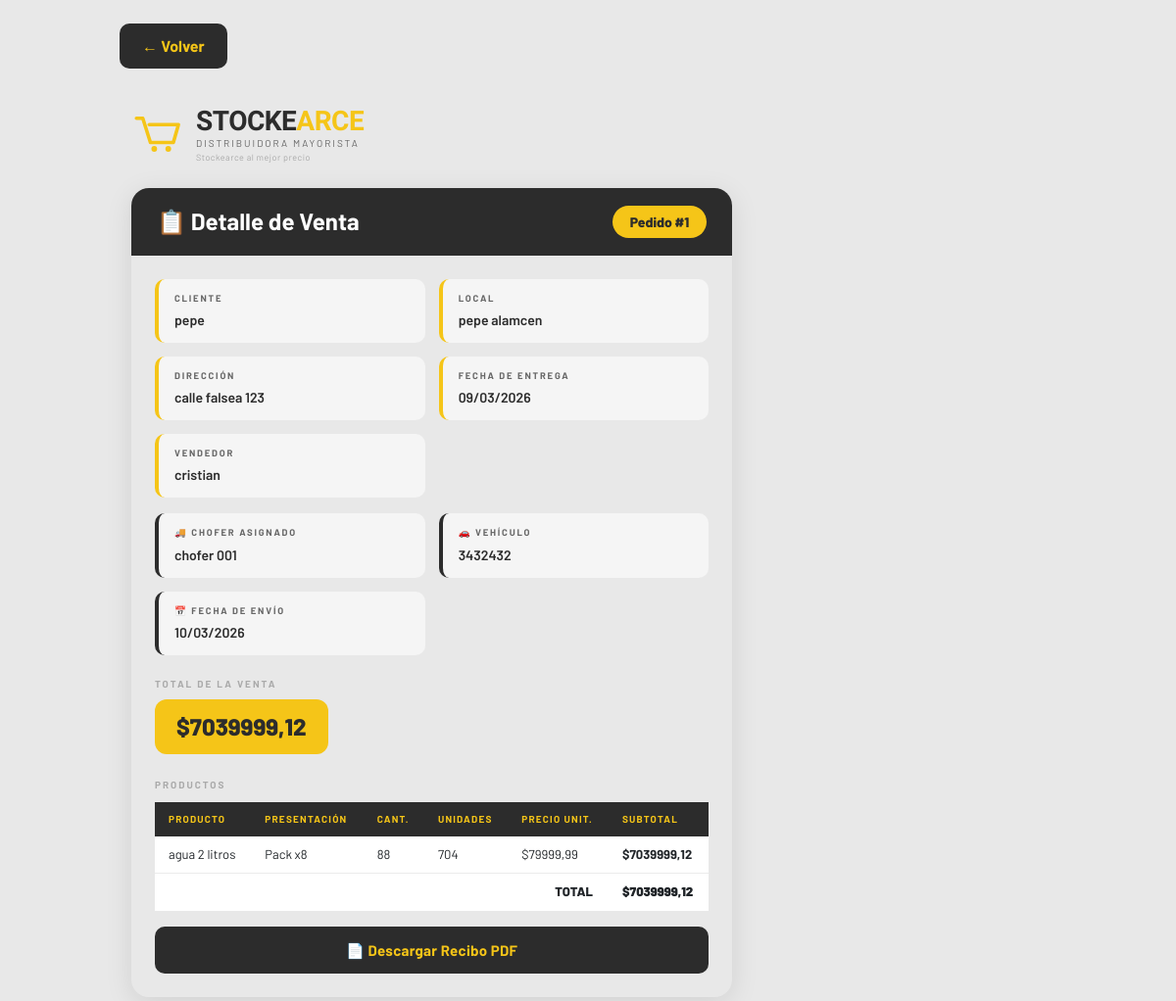
The page /ventas/detalle/1/ (signed in) on the database its author committed.
### stock/models.py (models this page shows, shortened)
class Ventas(models.Model):
    ESTADO_CHOICES = [
        ('pendiente', 'Pendiente'),
        ('confirmada', 'Confirmada'),
        ('enviada', 'Enviada'),      # Aquí se descuenta stock
        ('entregada', 'Entregada'),
        ('cancelada', 'Cancelada'),
    ]
    METODO_PAGO_CHOICES = [
        ('efectivo', 'Efectivo'),
        ('transferencia', 'Transferencia'),
        ('tarjeta_credito', 'Tarjeta de Crédito'),
        ('tarjeta_debito', 'Tarjeta de Débito'),
        ('cuenta_corriente', 'Cuenta Corriente'),
    ]
    usuario_creador = models.ForeignKey(
        User,
        on_delete=models.SET_NULL,
        null=True,
        blank=True,
        related_name='ventas_creadas',
        verbose_name="Usuario creador"
    )
    cliente = models.ForeignKey(
        'Cliente',
        on_delete=models.CASCADE,
        verbose_name="Cliente"
    )
    chofer = models.ForeignKey(
        'Chofer',
        on_delete=models.SET_NULL,
        null=True,
        blank=True,
        verbose_name="Chofer Asignado"
    )
    fecha_envio_programada = models.DateField(
        blank=True,
        null=True,
        verbose_name="Fecha Programada de Envío"
    )
    hora_envio_programada = models.TimeField(
        blank=True,
        null=True,
        verbose_name="Hora Programada de Envío"
    )
    fecha_creacion = models.DateTimeField(
        auto_now_add=True,
        verbose_name="Fecha de Creación"
    )
    fecha_envio = models.DateTimeField(
        blank=True,
        null=True,
        verbose_name="Fecha Real de Envío"
    )
    estado = models.CharField(
        max_length=20,
        choices=ESTADO_CHOICES,
        default='pendiente',
        verbose_name="Estado"
    )
    metodo_pago = models.CharField(
        max_length=30,
        choices=METODO_PAGO_CHOICES,
        default='efectivo',
        verbose_name="Método de Pago"
    )
    valor_total = models.DecimalField(
        max_digits=10,
        decimal_places=2,
        default=0,
        verbose_name="Valor Total"
    )
    notas = models.TextField(
        blank=True,
        null=True,
        verbose_name="Notas"
    )
    class Meta:
        verbose_name = "Venta"
        verbose_name_plural = "Ventas"
        ordering = ['-fecha_creacion']

class Cliente(models.Model):
    usuario = models.OneToOneField(
        settings.AUTH_USER_MODEL,
        on_delete=models.CASCADE,
        related_name='cliente'
    )
    nombre_completo = models.CharField(max_length=200, verbose_name="Nombre y Apellido")
    nombre_local = models.CharField(max_length=200, blank=True, null=True, verbose_name="Nombre del Local")
    cuil = models.CharField(
        max_length=13,
        blank=True,
        null=True,
        verbose_name="CUIL/CUIT",
        unique=True
    )
    email = models.EmailField(unique=True, blank=True, null=True)
    telefono = models.CharField(max_length=20, blank=True, null=True)
    direccion = models.TextField(blank=True, null=True)
    fecha_registro = models.DateTimeField(auto_now_add=True)

class Chofer(models.Model):
    nombre_completo = models.CharField(max_length=200, verbose_name="Nombre Completo")
    telefono = models.CharField(max_length=20)
    vehiculo = models.CharField(max_length=100, verbose_name="Vehículo/Patente")
    pin = models.CharField(
        max_length=6,
        verbose_name="PIN",
        help_text="PIN numérico del chofer"
    )
    activo = models.BooleanField(default=True, verbose_name="Activo")
    notas = models.TextField(blank=True, null=True, verbose_name="Notas/Descripción")
    fecha_registro = models.DateTimeField(auto_now_add=True)
    class Meta:
        verbose_name = "Chofer"
        verbose_name_plural = "Choferes"
        ordering = ['nombre_completo']

class DetalleVenta(models.Model):
    venta = models.ForeignKey(Ventas, on_delete=models.CASCADE, related_name='detalles')
    producto = models.ForeignKey(Producto, on_delete=models.CASCADE)
    presentacion = models.ForeignKey(
        PresentacionProducto,
        on_delete=models.SET_NULL,
        null=True,
        blank=True,
        verbose_name="Presentación"
    )
    cantidad = models.PositiveIntegerField()  # Cantidad de esa presentación
    precio_unitario = models.DecimalField(max_digits=10, decimal_places=2)
    subtotal = models.DecimalField(max_digits=10, decimal_places=2)
    @property
    def unidades_totales_descontadas(self):
        if self.presentacion:
            return self.cantidad * self.presentacion.cantidad_unidades
        return self.cantidad

class Producto(models.Model):
    nombre = models.CharField(max_length=100)
    tipo = models.ForeignKey(TipoProducto, on_delete=models.CASCADE)
    cantidad = models.IntegerField(default=0)
    valor = models.DecimalField(max_digits=10, decimal_places=2)
    valor_compra = models.DecimalField(
        max_digits=10,
        decimal_places=2,
        verbose_name="Precio de Compra",
        default=0.00  # Valor por defecto
    )
    umbral_alerta = models.PositiveIntegerField(
        default=5,
        verbose_name="Stock Mínimo de Alerta"
    )
    fecha_modificacion = models.DateTimeField(auto_now=True)

class PresentacionProducto(models.Model):
    producto = models.ForeignKey(
        Producto,
        on_delete=models.CASCADE,
        related_name='presentaciones'
    )
    nombre = models.CharField(
        max_length=100,
        verbose_name="Nombre de Presentación",
        help_text="Ej: Unidad, Pack x6, Pack x8, Caja x24"
    )
    cantidad_unidades = models.PositiveIntegerField(
        verbose_name="Cantidad de Unidades",
        help_text="Cuántas unidades de stock representa esta presentación"
    )
    precio_venta = models.DecimalField(
        max_digits=10,
        decimal_places=2,
        verbose_name="Precio de Venta"
    )
    precio_compra = models.DecimalField(
        max_digits=10,
        decimal_places=2,
        default=0.00,
        verbose_name="Precio de Compra"
    )
    activo = models.BooleanField(default=True)
    class Meta:
        verbose_name = "Presentación de Producto"
        verbose_name_plural = "Presentaciones de Producto"
        unique_together = ('producto', 'nombre')

### stock/views.py (the view)
# urls.py: path('ventas/detalle/<int:venta_id>/', views.detalle_venta, name='detalle_venta'),
@login_required
def detalle_venta(request, venta_id):
    venta    = get_object_or_404(Ventas, id=venta_id)
    detalles = venta.detalles.select_related('producto', 'presentacion').all()
    choferes = Chofer.objects.filter(activo=True).order_by('nombre_completo')
    return render(request, 'ventas/detalle_venta.html', {
        'venta': venta,
        'detalles': detalles,
        'choferes': choferes
    })

### stock/templates/ventas/detalle_venta.html (shortened to what this page needs)
{% load static %}
<!DOCTYPE html>
<html lang="es">
<head>
    <link href="https://cdn.jsdelivr.net/npm/bootstrap@5.3.0/dist/css/bootstrap.min.css" rel="stylesheet">
</head>
<body>
<div class="container py-4" style="max-width:980px;">
    <a href="{% url 'asignar_envios_pendientes' %}" class="btn mb-3" style="background:#2c2c2c; color:#F5C518; font-weight:700; border-radius:10px; padding:10px 22px;">
        ← Volver
    </a>
    <div class="logo-wrapper mb-4">
<div class="container py-4" style="max-width:980px;">
    <div class="logo-wrapper mb-4">
        <div class="logo-carrito">
            <svg viewBox="0 0 80 80" fill="none" xmlns="http://www.w3.org/2000/svg">
                <path d="M8 12h10l12 38h36l8-28H28" stroke="#F5C518" stroke-width="5.5" stroke-linecap="round" stroke-linejoin="round"/>
                <circle cx="36" cy="60" r="4.5" fill="#F5C518"/>
                <circle cx="58" cy="60" r="4.5" fill="#F5C518"/>
            </svg>
        </div>
        <div class="logo-texto">
            <div class="nombre">STOCKE<span>ARCE</span></div>
            <div class="sub">Distribuidora Mayorista</div>
            <div class="tag">Stockearce al mejor precio</div>
        </div>
    </div>
    <div class="row g-4">
        <div class="col-md-8">
            <div class="card-main">
                <div class="encabezado">
                    <h4>📋 Detalle de Venta</h4>
                    <span class="badge-pedido">Pedido #{{ venta.id }}</span>
                </div>
                <div class="p-4">
                    <div class="info-grid">
                        <div class="info-box">
                            <label>Cliente</label>
                            <span id="dato-cliente">{{ venta.cliente.nombre_completo }}</span>
                        </div>
                        {% if venta.cliente.nombre_local %}
                        <div class="info-box">
                            <label>Local</label>
                            <span id="dato-local">{{ venta.cliente.nombre_local }}</span>
                        </div>
                        {% endif %}
                        <div class="info-box">
                            <label>Dirección</label>
                            <span id="dato-direccion">{{ venta.cliente.direccion|default:"Sin dirección" }}</span>
                        </div>
                        <div class="info-box">
                            <label>Fecha de Entrega</label>
                            <span id="dato-fecha">{{ venta.fecha_creacion|date:"d/m/Y" }}</span>
                        </div>
                        <div class="info-box">
                            <label>Vendedor</label>
                            <span id="dato-vendedor">{{ venta.usuario_creador.username|default:"N/A" }}</span>
                        </div>
                    </div>
                    {% if venta.chofer %}
                    <div class="info-grid" style="margin-top:-6px;">
                        <div class="info-box" style="border-left-color:#2c2c2c;">
                            <label>🚚 Chofer Asignado</label>
                            <span id="dato-chofer">{{ venta.chofer.nombre_completo }}</span>
                        </div>
                        <div class="info-box" style="border-left-color:#2c2c2c;">
                            <label>🚗 Vehículo</label>
                            <span id="dato-vehiculo">{{ venta.chofer.vehiculo }}</span>
                        </div>
                        <div class="info-box" style="border-left-color:#2c2c2c;">
                            <label>📅 Fecha de Envío</label>
                            <span id="dato-fecha-envio">{{ venta.fecha_envio_programada|date:"d/m/Y"|default:"Sin fecha" }}</span>
                        </div>
                    </div>
                    {% endif %}
                    <div class="mb-4">
                        <div style="font-size:10px; font-weight:700; letter-spacing:2px; text-transform:uppercase; color:#aaa; margin-bottom:8px;">Total de la venta</div>
                        <div class="total-pill">$<span id="dato-total">{{ venta.valor_total }}</span></div>
                    </div>
                    <div style="font-size:10px; font-weight:700; letter-spacing:2px; text-transform:uppercase; color:#aaa; margin-bottom:10px;">Productos</div>
                    <table class="table tabla-prod" id="tabla-productos">
                        <thead>
                            <tr>
                                <th>Producto</th>
                                <th>Presentación</th>
                                <th>Cant.</th>
                                <th>Unidades</th>
                                <th>Precio Unit.</th>
                                <th>Subtotal</th>
                            </tr>
                        </thead>
                        <tbody>
                            {% for detalle in detalles %}
                            <tr class="fila-producto"
                                data-nombre="{{ detalle.producto.nombre }}"
                                data-presentacion="{{ detalle.presentacion.nombre|default:'Unidad' }}"
                                data-cantidad="{{ detalle.cantidad }}"
                                data-unidades="{{ detalle.unidades_totales_descontadas }}"
                                data-precio="{{ detalle.precio_unitario }}"
                                data-subtotal="{{ detalle.subtotal }}">
                                <td>{{ detalle.producto.nombre }}</td>
                                <td>{{ detalle.presentacion.nombre|default:"Unidad" }}</td>
                                <td>{{ detalle.cantidad }}</td>
                                <td>{{ detalle.unidades_totales_descontadas }}</td>
                                <td>${{ detalle.precio_unitario }}</td>
                                <td><strong>${{ detalle.subtotal }}</strong></td>
                            </tr>
                            {% endfor %}
                            <tr class="fila-total">
                                <td colspan="5" class="text-end pe-3">TOTAL</td>
                                <td><strong>${{ venta.valor_total }}</strong></td>
                            </tr>
                        </tbody>
                    </table>
                    <div class="d-grid mt-3">
                        <button type="button" class="btn btn-pdf" id="btnGenerarPDF">
                            📄 Descargar Recibo PDF
                        </button>
                    </div>
                </div>
            </div>
        </div>
        <div class="col-md-4">
        </div>
    </div>
</div>
</body>
</html>

### stock/templates/ventas/detalle_venta.html (style rules this page uses)
:root { --amarillo: #F5C518; --gris-oscuro: #2c2c2c; --gris-medio: #666; --gris-claro: #f5f5f5; }
body { font-family: 'Barlow', sans-serif; background: #e8e8e8; }
.logo-wrapper { display: flex; align-items: center; gap: 14px; }
.logo-carrito svg { width: 52px; height: 52px; }
.logo-texto .nombre { font-family: 'Barlow Condensed', sans-serif; font-weight: 800; font-size: 28px; line-height: 1; color: var(--gris-oscuro); letter-spacing: -0.5px; }
.logo-texto .nombre span { color: var(--amarillo); }
.logo-texto .sub { font-size: 10px; letter-spacing: 2px; color: var(--gris-medio); text-transform: uppercase; margin-top: 1px; }
.logo-texto .tag { font-size: 9px; letter-spacing: 0.5px; color: #aaa; }
.card-main { border: none; border-radius: 18px; box-shadow: 0 6px 28px rgba(0,0,0,0.10); overflow: hidden; }
.card-main .encabezado { background: var(--gris-oscuro); padding: 18px 26px; display: flex; justify-content: space-between; align-items: center; }
.card-main .encabezado h4 { color: white; margin: 0; font-weight: 700; }
.badge-pedido { background: var(--amarillo); color: var(--gris-oscuro); font-weight: 800; font-size: 14px; padding: 6px 18px; border-radius: 99px; }
.info-grid { display: grid; grid-template-columns: 1fr 1fr; gap: 14px; margin-bottom: 22px; }
.info-box { background: var(--gris-claro); border-radius: 10px; padding: 12px 16px; border-left: 4px solid var(--amarillo); }
.info-box label { display: block; font-size: 9.5px; font-weight: 700; letter-spacing: 1.8px; text-transform: uppercase; color: var(--gris-medio); margin-bottom: 3px; }
.info-box span { font-size: 14px; font-weight: 600; color: var(--gris-oscuro); }
.total-pill { display: inline-block; background: var(--amarillo); color: var(--gris-oscuro); font-weight: 800; font-size: 24px; padding: 10px 22px; border-radius: 12px; }
.tabla-prod thead th { background: var(--gris-oscuro); color: var(--amarillo); font-size: 10px; letter-spacing: 1.2px; text-transform: uppercase; border: none; padding: 10px 14px; }
.tabla-prod tbody td { padding: 9px 14px; vertical-align: middle; font-size: 13px; border-color: #ebebeb; }
.fila-total { background: var(--amarillo) !important; font-weight: 800; font-size: 15px; }
.fila-total td { border: none !important; }
.btn-pdf { background: var(--gris-oscuro); color: var(--amarillo); border: none; border-radius: 10px; font-weight: 700; font-size: 15px; padding: 13px 0; transition: all .2s; letter-spacing: .3px; }

### rows shown on the page
Ventas: id "1", cliente.nombre_completo "pepe", cliente.nombre_local "pepe alamcen", cliente.direccion "calle falsea 123", fecha_creacion "09/03/2026", usuario_creador.username "cristian", chofer.nombre_completo "chofer 001", chofer.vehiculo "3432432", fecha_envio_programada "10/03/2026", valor_total "7039999,12"
DetalleVenta: producto.nombre "agua 2 litros", presentacion.nombre "Pack x8", cantidad "88", unidades_totales_descontadas "704", precio_unitario "79999,99", subtotal "7039999,12"
